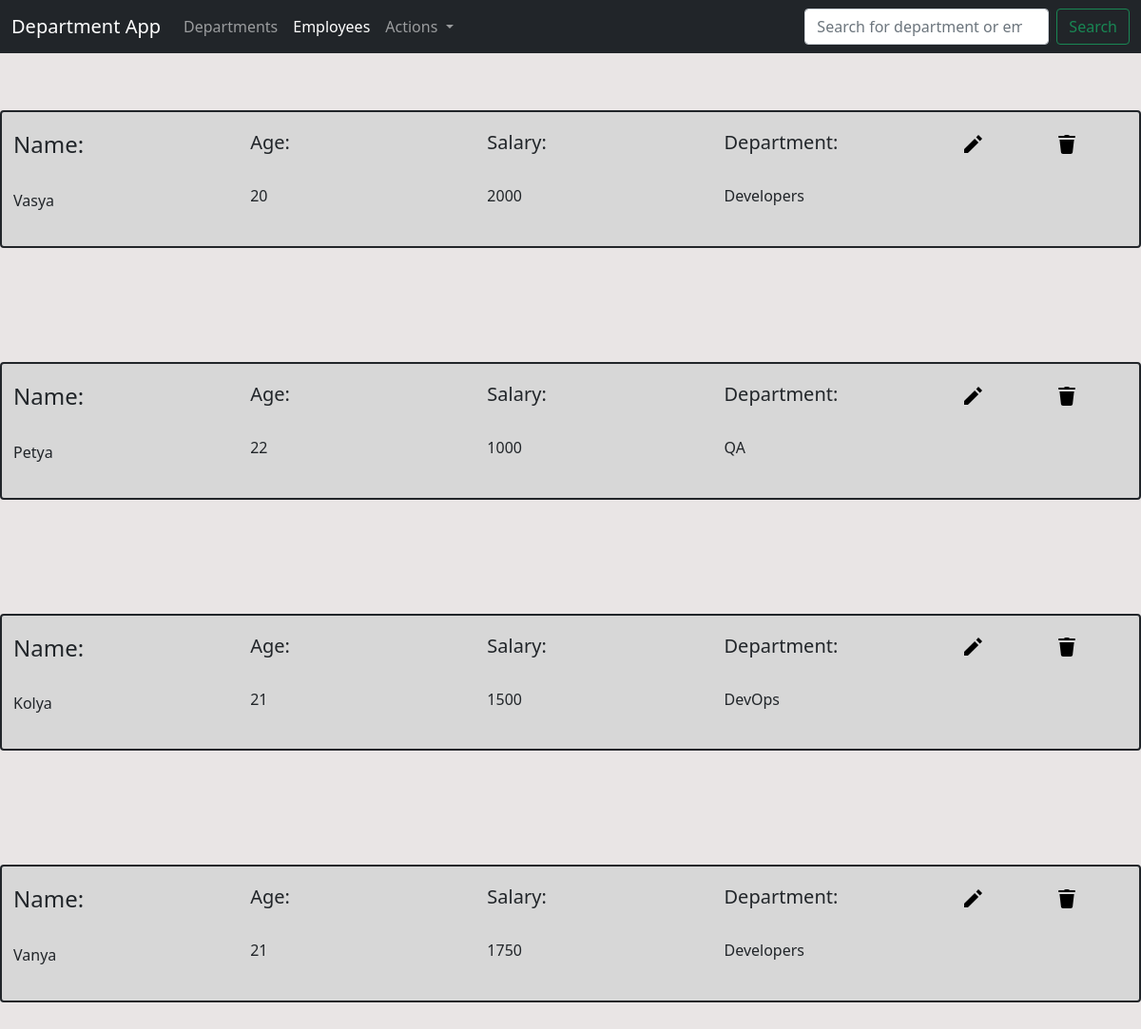
Page /employees on the earlier database version.
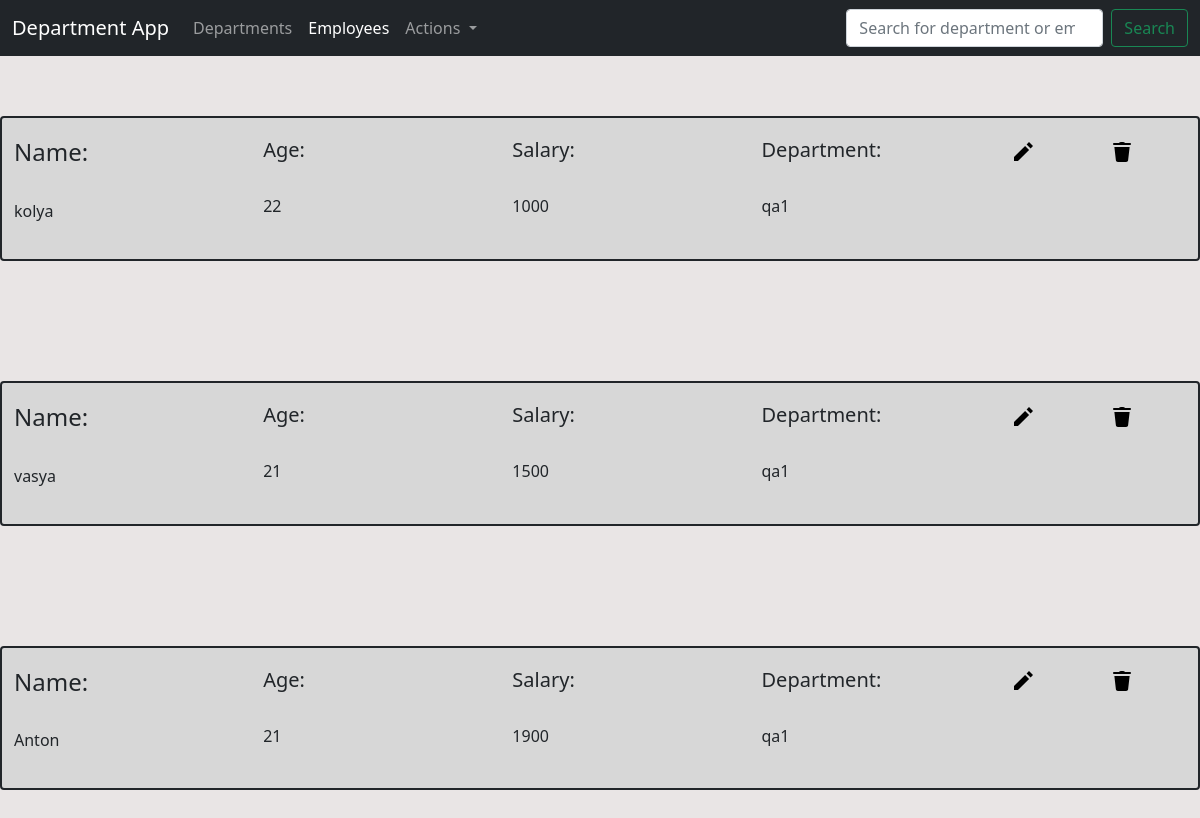
Same page on the later database version.
### department_app/models/employee_model.py (models this page shows, shortened)
class Employees(db.Model):
    id = db.Column(db.Integer, primary_key = True)
    emp_name = db.Column(db.String(50), nullable = False)
    emp_db = db.Column(db.String, nullable = False)
    emp_salary = db.Column(db.Integer, nullable = False)
    emp_department = db.Column(db.String(50), nullable = False)

### department_app/views/employees_view.py (the view)
@app.route("/employees")
def employees():
    age = {elem.id: count_age(elem.id) for elem in Employees.query.all()}
    return render_template('employees.html', all_emps = Employees.query.all(), age = age, menu = menu, dropdown = dropdown, title = 'Employees')

### department_app/views/employees_view.py (called while the page is built)
def count_age(emp):
    temp = datetime.datetime.strptime(Employees.query.filter_by(id = emp).first().emp_db, "%Y-%m-%d")
    today = datetime.date.today()
    return today.year - temp.year - ((today.month, today.day) < (temp.month, temp.day))

### department_app/templates/employees.html (shortened to what this page needs)
{% extends 'base.html' %}
{% block content %}
{% for data in all_emps %}
    <section id="section-{{data.id}}">
      <div class="container-xxl">
        <div class="row">
          <span class="border border-dark border-2 rounded"  style="background-color: #D7D7D7;">
              <div class="row">
                  <div class="col">
                    <h4>Name:</h4>
                    <br>
                    <p>{{ data.emp_name }}</p>
                  </div>
                  <div class="col">
                    <h5>Age:</h5>
                    <br>
                    <p>{{age[data.id]}}</p>
                  </div>
                  <div class="col">
                    <h5>Salary:</h5>
                    <br>
                    <p>{{ data.emp_salary }}</p>
                  </div>
                  <div class="col">
                    <h5>Department:</h5>
                    <br>
                    <p>{{ data.emp_department }}</p>
                  </div>
                  <div class="col-1 align-items-end">
                    <a id="edit-{{data.id}}" href="employees/edit/{{data.id}}">
                      <img src = "../static/images/icons8-edit-24.svg", alt="Edit" style="padding-right: 60px">
                    </a>
                  </div>
                  <div class="col-1 align-items-end">
                    <a id="delete-{{data.id}}" href="employees/delete/{{data.id}}">
                      <img src = "../static/images/icons8-delete-24.svg", alt="Delete">
                    </a>
                  </div>
                </div>
          </span>
        </div>
      </div>
  </section>
{% endfor %}
{% endblock -%}

Differences in the rows shown:
removed Employees: emp_name "Vasya", age "20", emp_salary "2000", emp_department "Developers"
removed Employees: emp_name "Petya", age "22", emp_salary "1000", emp_department "QA"
removed Employees: emp_name "Kolya", age "21", emp_salary "1500", emp_department "DevOps"
removed Employees: emp_name "Vanya", age "21", emp_salary "1750", emp_department "Developers"
added Employees: emp_name "kolya", age "22", emp_salary "1000", emp_department "qa1"
added Employees: emp_name "vasya", age "21", emp_salary "1500", emp_department "qa1"
added Employees: emp_name "Anton", age "21", emp_salary "1900", emp_department "qa1"
